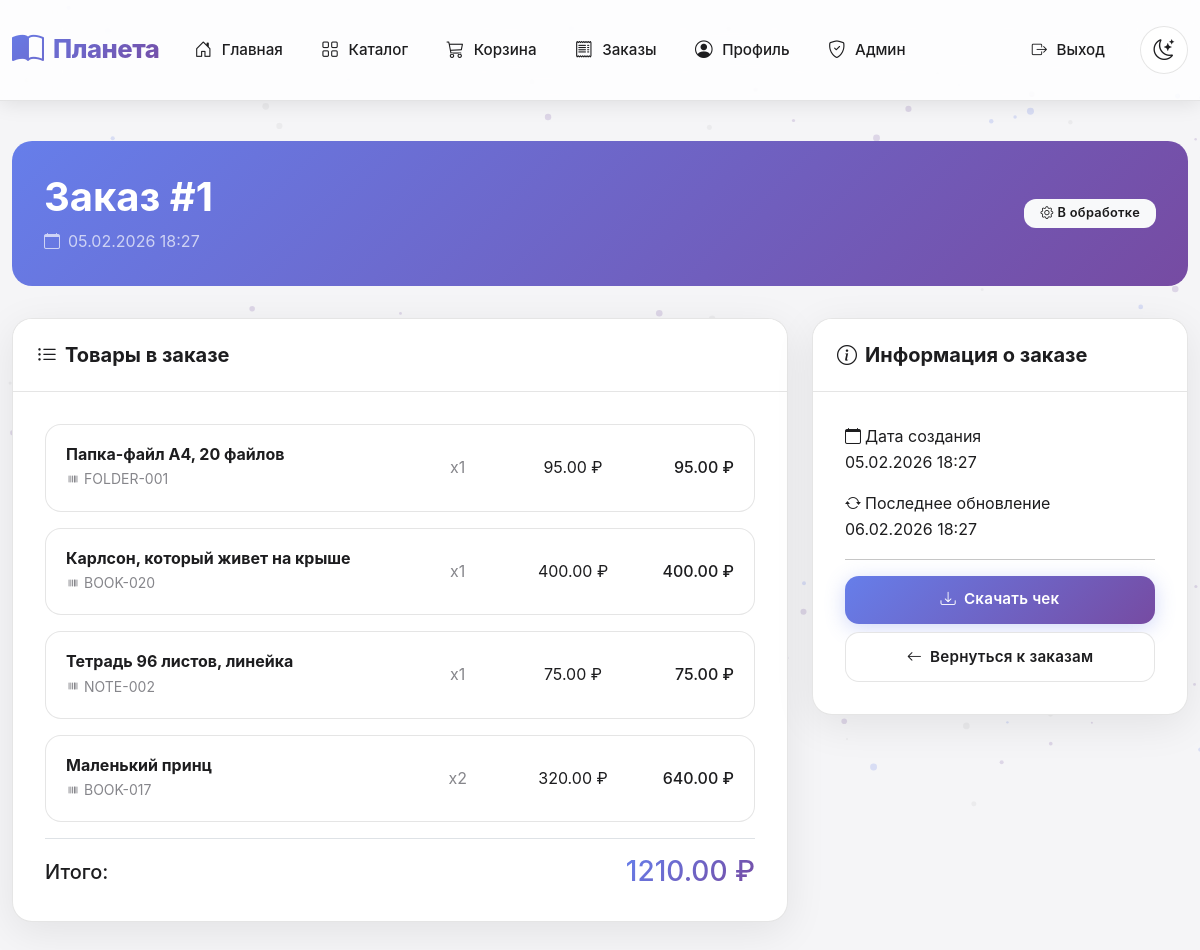
The app's page /order/1 (signed in) with its own data.
### models.py (models this page shows, shortened)
class Order(db.Model):
    __tablename__ = 'orders'
    id = db.Column(db.Integer, primary_key=True)
    user_id = db.Column(db.Integer, db.ForeignKey('users.id'), nullable=False)
    status = db.Column(db.String(50), default='pending', nullable=False)  # pending, processing, shipped, delivered, cancelled
    total_amount = db.Column(db.Numeric(10, 2), nullable=False)
    created_at = db.Column(db.DateTime, default=datetime.utcnow, nullable=False)
    updated_at = db.Column(db.DateTime, default=datetime.utcnow, onupdate=datetime.utcnow, nullable=False)
    items = db.relationship('OrderItem', backref='order', lazy=True, cascade='all, delete-orphan')

class OrderItem(db.Model):
    __tablename__ = 'order_items'
    id = db.Column(db.Integer, primary_key=True)
    order_id = db.Column(db.Integer, db.ForeignKey('orders.id'), nullable=False)
    product_id = db.Column(db.Integer, db.ForeignKey('products.id'), nullable=False)
    quantity = db.Column(db.Integer, nullable=False)
    price_per_unit = db.Column(db.Numeric(10, 2), nullable=False)
    def get_subtotal(self):
        return self.quantity * self.price_per_unit

class Product(db.Model):
    __tablename__ = 'products'
    id = db.Column(db.Integer, primary_key=True)
    article = db.Column(db.String(50), unique=True, nullable=False, index=True)
    name = db.Column(db.String(200), nullable=False)
    description = db.Column(db.Text, nullable=True)
    price = db.Column(db.Numeric(10, 2), nullable=False)
    stock_quantity = db.Column(db.Integer, default=0, nullable=False)
    image_url = db.Column(db.String(500), nullable=True)
    category_id = db.Column(db.Integer, db.ForeignKey('categories.id'), nullable=False)
    created_at = db.Column(db.DateTime, default=datetime.utcnow, nullable=False)
    updated_at = db.Column(db.DateTime, default=datetime.utcnow, onupdate=datetime.utcnow, nullable=False)
    cart_items = db.relationship('CartItem', backref='product', lazy=True, cascade='all, delete-orphan')
    order_items = db.relationship('OrderItem', backref='product', lazy=True)

### app.py (the view)
@app.route('/order/<int:order_id>')
@login_required
def order_detail(order_id):
    order = Order.query.get_or_404(order_id)
    if order.user_id != current_user.id and not current_user.is_admin():
        flash('Ошибка доступа.', 'danger')
        return redirect(url_for('index'))
    return render_template('order_detail.html', order=order)

### app.py (called while the page is built)
@login_manager.user_loader
def load_user(user_id):
    return User.query.get(int(user_id))

### models.py (called while the page is built)
    def is_admin(self):
        return self.role == 'admin'

### templates/order_detail.html (shortened to what this page needs)
{% extends "base.html" %}
{% block content %}
<div class="order-detail-header">
    <div class="d-flex justify-content-between align-items-center">
        <div>
            <h1 class="mb-2">Заказ #{{ order.id }}</h1>
            <p class="mb-0 opacity-75">
                <i class="bi bi-calendar me-2"></i>{{ order.created_at.strftime('%d.%m.%Y %H:%M') }}
            </p>
        </div>
        <div class="text-end">
            {% if order.status == 'pending' %}
            <span class="badge bg-warning bg-light text-dark">
                <i class="bi bi-clock me-1"></i>Ожидает обработки
            </span>
            {% elif order.status == 'processing' %}
            <span class="badge bg-info bg-light text-dark">
                <i class="bi bi-gear me-1"></i>В обработке
            </span>
            {% elif order.status == 'shipped' %}
            <span class="badge bg-primary bg-light text-dark">
                <i class="bi bi-truck me-1"></i>Отправлен
            </span>
            {% elif order.status == 'delivered' %}
            <span class="badge bg-success bg-light text-dark">
                <i class="bi bi-check-circle me-1"></i>Доставлен
            </span>
            {% elif order.status == 'cancelled' %}
            <span class="badge bg-danger bg-light text-dark">
                <i class="bi bi-x-circle me-1"></i>Отменен
            </span>
            {% endif %}
        </div>
    </div>
</div>
<div class="row g-4">
    <div class="col-lg-8">
        <div class="card">
            <div class="card-header">
                <h5 class="mb-0">
                    <i class="bi bi-list-ul me-2"></i>Товары в заказе
                </h5>
            </div>
            <div class="card-body">
                {% for item in order.items %}
                <div class="order-item-card">
                    <div class="row align-items-center">
                        <div class="col-md-6">
                            <h6 class="mb-1">{{ item.product.name }}</h6>
                            <p class="text-muted small mb-0">
                                <i class="bi bi-upc me-1"></i>{{ item.product.article }}
                            </p>
                        </div>
                        <div class="col-md-2 text-center">
                            <span class="text-muted">x{{ item.quantity }}</span>
                        </div>
                        <div class="col-md-2 text-center">
                            <span>{{ item.price_per_unit }} ₽</span>
                        </div>
                        <div class="col-md-2 text-end">
                            <span class="h6 mb-0">{{ item.get_subtotal() }} ₽</span>
                        </div>
                    </div>
                </div>
                {% endfor %}
                <div class="mt-3 pt-3 border-top">
                    <div class="d-flex justify-content-between align-items-center">
                        <span class="h5 mb-0">Итого:</span>
                        <span class="h3 mb-0" style="background: var(--primary-gradient); -webkit-background-clip: text; -webkit-text-fill-color: transparent; background-clip: text;">
                            {{ order.total_amount }} ₽
                        </span>
                    </div>
                </div>
            </div>
        </div>
    </div>
    <div class="col-lg-4">
        <div class="card">
            <div class="card-header">
                <h5 class="mb-0">
                    <i class="bi bi-info-circle me-2"></i>Информация о заказе
                </h5>
            </div>
            <div class="card-body">
                <div class="mb-3">
                    <div class="info-label">
                        <i class="bi bi-calendar me-1"></i>Дата создания
                    </div>
                    <div class="info-value">{{ order.created_at.strftime('%d.%m.%Y %H:%M') }}</div>
                </div>
                <div class="mb-3">
                    <div class="info-label">
                        <i class="bi bi-arrow-repeat me-1"></i>Последнее обновление
                    </div>
                    <div class="info-value">{{ order.updated_at.strftime('%d.%m.%Y %H:%M') }}</div>
                </div>
                <hr>
                <a href="{{ url_for('generate_receipt', order_id=order.id) }}" class="btn btn-primary w-100 mb-2">
                    <i class="bi bi-download me-2"></i>Скачать чек
                </a>
                <a href="{{ url_for('orders') }}" class="btn btn-secondary w-100">
                    <i class="bi bi-arrow-left me-2"></i>Вернуться к заказам
                </a>
            </div>
        </div>
    </div>
</div>
{% endblock %}

### templates/base.html (style rules this page uses)
:root { --primary-gradient: linear-gradient(135deg, #667eea 0%, #764ba2 100%); --secondary-gradient: linear-gradient(135deg, #f093fb 0%, #f5576c 100%); --success-gradient: linear-gradient(135deg, #4facfe 0%, #00f2fe 100%); --card-shadow: 0 10px 40px rgba(0, 0, 0, 0.08); --card-shadow-hover: 0 20px 60px rgba(0, 0, 0, 0.15); --border-radius: 20px; --transition: all 0.3s cubic-bezier(0.4, 0, 0.2, 1); }
[data-theme="light"] { --bg-primary: #f5f5f7; --bg-secondary: #ffffff; --bg-card: #ffffff; --bg-glass: rgba(255, 255, 255, 0.7); --text-primary: #1d1d1f; --text-secondary: #86868b; --border-color: rgba(0, 0, 0, 0.1); --nav-bg: rgba(255, 255, 255, 0.8); --nav-blur: blur(30px) saturate(180%); --shadow-color: rgba(0, 0, 0, 0.1); --table-bg: #ffffff; --table-hover: #f8f9fa; }
* { margin: 0; padding: 0; box-sizing: border-box; }
body { font-family: 'Inter', -apple-system, BlinkMacSystemFont, 'Segoe UI', Roboto, 'Helvetica Neue', Arial, sans-serif; background: var(--bg-primary); color: var(--text-primary); transition: background 0.3s ease, color 0.3s ease; min-height: 100vh; line-height: 1.6; -webkit-font-smoothing: antialiased; -moz-osx-font-smoothing: grayscale; position: relative; overflow-x: hidden; }
.btn { border-radius: 14px; font-weight: 600; padding: 0.8rem 1.8rem; transition: var(--transition); border: none; font-size: 0.95rem; letter-spacing: 0.2px; }
.btn-primary { background: var(--primary-gradient); color: white !important; box-shadow: 0 4px 20px rgba(102, 126, 234, 0.3); }
.btn-secondary { background: var(--bg-secondary); backdrop-filter: blur(10px); -webkit-backdrop-filter: blur(10px); color: var(--text-primary) !important; border: 1px solid var(--border-color); }
.card { background: var(--bg-card); backdrop-filter: blur(30px) saturate(180%); -webkit-backdrop-filter: blur(30px) saturate(180%); border: 1px solid var(--border-color); border-radius: var(--border-radius); box-shadow: var(--card-shadow); transition: var(--transition); overflow: hidden; }
.card-header { background: var(--bg-secondary); backdrop-filter: blur(20px); -webkit-backdrop-filter: blur(20px); border-bottom: 1px solid var(--border-color); padding: 1.5rem; font-weight: 700; color: var(--text-primary) !important; font-size: 1.1rem; }
.card-body { padding: 2rem; color: var(--text-primary) !important; }
.badge { padding: 0.5rem 1rem; border-radius: 12px; font-weight: 600; font-size: 0.8rem; letter-spacing: 0.3px; }
h1, h2, h3, h4, h5, h6 { color: var(--text-primary) !important; font-weight: 700; }
p, span, div, a { color: var(--text-primary); }
.text-muted { color: var(--text-secondary) !important; }

### templates/order_detail.html (style rules this page uses)
.order-detail-header { background: var(--primary-gradient); border-radius: var(--border-radius); padding: 2rem; color: white; margin-bottom: 2rem; }
.order-detail-header h1 { color: white !important; }
.order-detail-header p { color: rgba(255, 255, 255, 0.9) !important; }
.order-detail-header .badge { color: #1a1a1a !important; }
.order-detail-header .badge i { color: inherit !important; }
.order-item-card { background: var(--bg-card); border: 1px solid var(--border-color); border-radius: 16px; padding: 1.25rem; margin-bottom: 1rem; transition: var(--transition); }

### records on screen
Order: id "1", created_at "05.02.2026 18:27", total_amount "1210.00", updated_at "06.02.2026 18:27"
OrderItem: product.name "Папка-файл А4, 20 файлов", product.article "FOLDER-001", quantity "1", price_per_unit "95.00", get_subtotal "95.00"
OrderItem: product.name "Карлсон, который живет на крыше", product.article "BOOK-020", quantity "1", price_per_unit "400.00", get_subtotal "400.00"
OrderItem: product.name "Тетрадь 96 листов, линейка", product.article "NOTE-002", quantity "1", price_per_unit "75.00", get_subtotal "75.00"
OrderItem: product.name "Маленький принц", product.article "BOOK-017", quantity "2", price_per_unit "320.00", get_subtotal "640.00"
